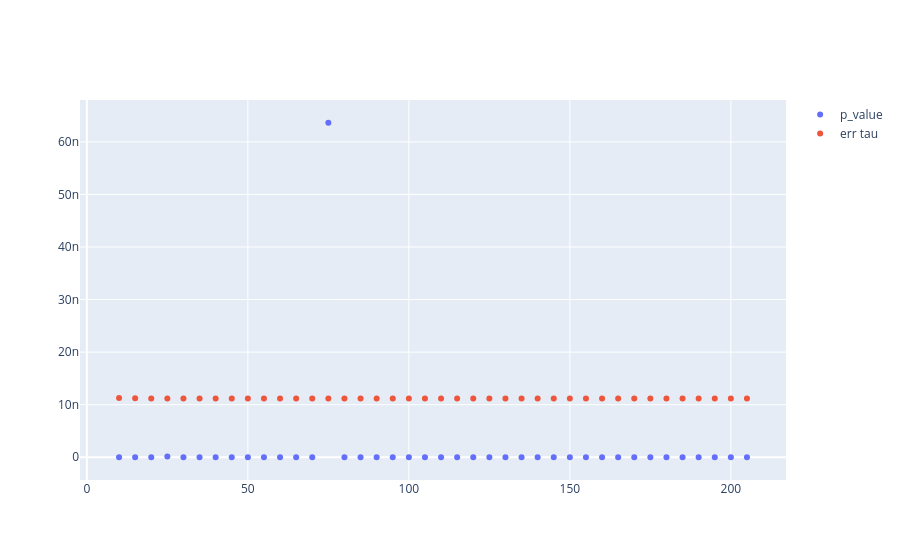

The code cell stored with this chart in its notebook:
### Code cell
fig = go.Figure()

fig.add_trace( go.Scatter( x = range_bins , y = p_value_list , mode="markers" , name="p_value"))
# fig.add_trace( go.Scatter( x = range_bins , y = chi2_list , mode="markers" , name="chi squared"))
fig.add_trace( go.Scatter( x = range_bins , y = err_list , mode="markers" , name="err tau"))
# fig.add_vline(x= sturges(len(data_refact)), line_dash="dash", line_color="purple" , name= "sturges value for binning")
# fig.add_hline( y= max(p_value_list) , line_dash="dash", line_color="green" , name= "minimum p_value")
fig.update_layout(showlegend=True)
fig.show()

### Figure 1 — Plotly figure (JSON) as saved in the notebook; plotly's stock layout.template omitted (floating-point values rounded to 4 significant figures)
{"data": [{"mode": "markers", "name": "p_value", "type": "scatter", "x": [10, 15, 20, 25, 30, 35, 40, 45, 50, 55, 60, 65, 70, 75, 80, 85, 90, 95, 100, 105, 110, 115, 120, 125, 130, 135, 140, 145, 150, 155, 160, 165, 170, 175, 180, 185, 190, 195, 200, 205], "y": [4.996e-15, 9.257e-13, 7.006e-14, 1.353e-10, 6.273e-14, 7.18e-12, 1.379e-12, 2.964e-14, 2.066e-11, 0, 0, 0, 1.566e-12, 6.364e-08, 1.998e-14, 6.55e-15, 2.365e-13, 0, 0, 0, 0, 0, 0, 0, 0, 0, 0, 0, 0, 0, 0, 0, 0, 0, 0, 0, 0, 0, 0, 0]}, {"mode": "markers", "name": "err tau", "type": "scatter", "x": [10, 15, 20, 25, 30, 35, 40, 45, 50, 55, 60, 65, 70, 75, 80, 85, 90, 95, 100, 105, 110, 115, 120, 125, 130, 135, 140, 145, 150, 155, 160, 165, 170, 175, 180, 185, 190, 195, 200, 205], "y": [1.128e-08, 1.123e-08, 1.12e-08, 1.119e-08, 1.119e-08, 1.119e-08, 1.118e-08, 1.118e-08, 1.118e-08, 1.12e-08, 1.119e-08, 1.118e-08, 1.118e-08, 1.118e-08, 1.118e-08, 1.118e-08, 1.117e-08, 1.117e-08, 1.118e-08, 1.118e-08, 1.118e-08, 1.118e-08, 1.118e-08, 1.117e-08, 1.117e-08, 1.117e-08, 1.117e-08, 1.117e-08, 1.117e-08, 1.117e-08, 1.117e-08, 1.117e-08, 1.117e-08, 1.117e-08, 1.117e-08, 1.117e-08, 1.117e-08, 1.117e-08, 1.117e-08, 1.117e-08]}], "layout": {"showlegend": true}}
